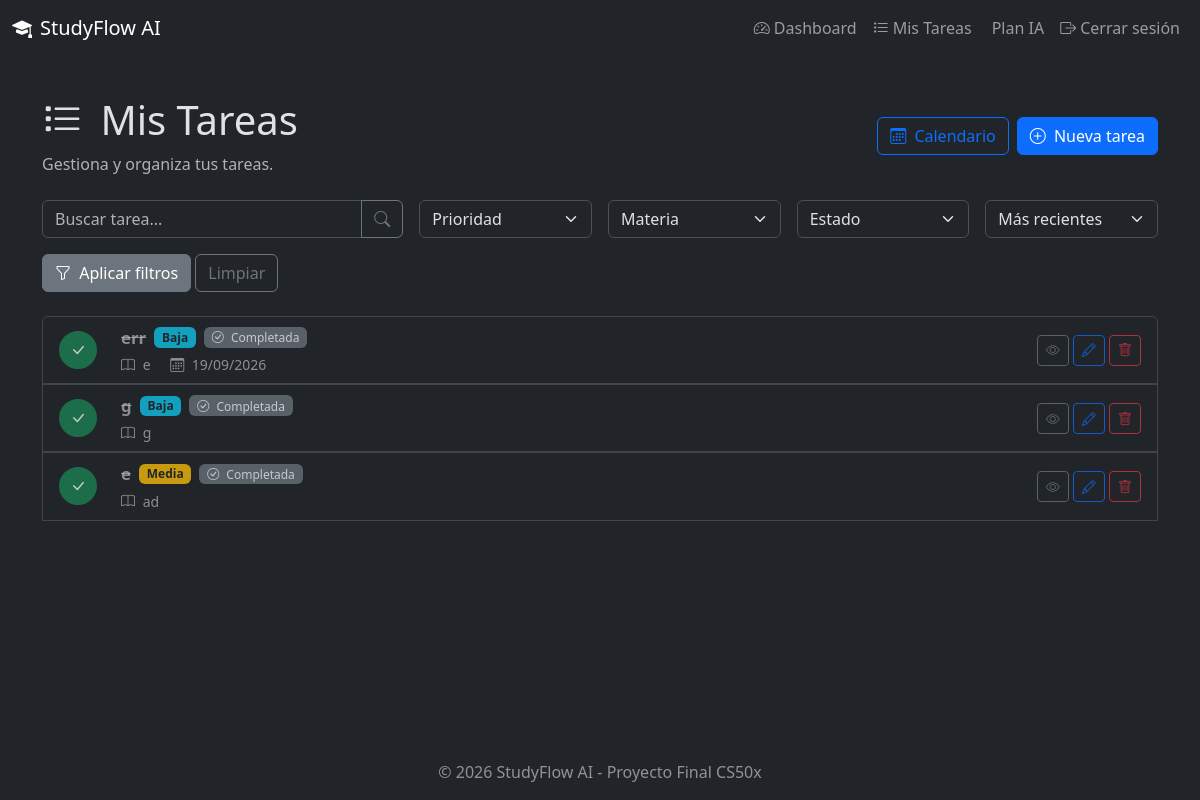
Screenshot of /tasks/ (signed in) with the database file from the repository.
### models.py (models this page shows, shortened)
class Task(db.Model):
    __tablename__ = "tasks"
    id = db.Column(db.Integer, primary_key=True)
    title = db.Column(db.String(200), nullable=False)
    description = db.Column(db.Text, nullable=True)
    subject = db.Column(db.String(100), nullable=False)
    priority = db.Column(
        db.String(20),
        nullable=False,
        default="medium"
    )
    due_date = db.Column(db.Date, nullable=True)
    estimated_time = db.Column(db.Integer, nullable=True)
    completed = db.Column(db.Boolean, default=False)
    created_at = db.Column(db.DateTime, default=datetime.utcnow)
    user_id = db.Column(
        db.Integer,
        db.ForeignKey("users.id"),
        nullable=False
    )
    def get_priority_label(self):
        labels = {
            "low": "Baja",
            "medium": "Media",
            "high": "Alta"
        }
        return labels.get(self.priority, "Media")
    def get_urgency(self):
        if self.completed:
            return {
                "key": "completed",
                "label": "Completada",
                "css": "urgency-completed"
            }

### routes/tasks.py (the view, shortened to what this page needs)
@tasks_bp.route("/")
@login_required
def list_tasks():
    search = request.args.get("search", "").strip()
    priority = request.args.get("priority", "")
    subject = request.args.get("subject", "")
    status = request.args.get("status", "")
    sort = request.args.get("sort", "recent")
    query = Task.query.filter_by(user_id=current_user.id)
    if priority:
        query = query.filter_by(priority=priority)
    if subject:
        query = query.filter_by(subject=subject)
    if status == "completed":
        query = query.filter_by(completed=True)
    elif status == "pending":
        query = query.filter_by(completed=False)
    if sort == "recent":
        query = query.order_by(Task.created_at.desc())
    elif sort == "old":
        query = query.order_by(Task.created_at.asc())
    elif sort == "urgent":
        query = query.order_by(
            Task.due_date.asc().nullslast()
        )
    tasks = query.all()
    subjects = (
        db.session.query(Task.subject)
        .filter_by(user_id=current_user.id)
        .distinct()
        .all()
    )
    subjects = [subject[0] for subject in subjects]
    return render_template(
        "tasks.html",
        tasks=tasks,
        subjects=subjects,
        search=search,
        priority=priority,
        subject=subject,
        status=status,
        sort=sort
    )

### app.py (called while the page is built)
def create_app():
    app = Flask(__name__)
    app.config.from_object(Config)
    db.init_app(app)
    login_manager.init_app(app)
    csrf.init_app(app)
    app.register_blueprint(auth_bp, url_prefix='/auth')
    app.register_blueprint(tasks_bp, url_prefix='/tasks')
    app.register_blueprint(dashboard_bp, url_prefix='/dashboard')
    app.register_blueprint(ai_bp, url_prefix='/ai')
    @login_manager.user_loader
    def load_user(user_id):
        return User.query.get(int(user_id))
    @app.errorhandler(404)
    def not_found(error):
        return render_template('404.html'), 404
    @app.errorhandler(500)
    def internal_error(error):
        db.session.rollback()
        return render_template('500.html'), 500
    @app.route('/')
    def index():
        return render_template('index.html')
    return app

### templates/tasks.html (shortened to what this page needs)
{% extends "base.html" %}
{% block content %}
<div class="d-flex justify-content-between align-items-center mb-4">
    <div>
        <h1>
            <i class="bi bi-list-task me-2"></i>
            Mis Tareas
        </h1>
        <p class="text-muted mb-0">
            Gestiona y organiza tus tareas.
        </p>
    </div>
    <div class="d-flex gap-2">
        <a href="{{ url_for('tasks.calendar') }}"
           class="btn btn-outline-primary">
            <i class="bi bi-calendar3 me-1"></i>
            Calendario
        </a>
        <a href="{{ url_for('tasks.create_task') }}"
           class="btn btn-primary">
            <i class="bi bi-plus-circle me-1"></i>
            Nueva tarea
        </a>
    </div>
</div>
<form method="GET" class="row g-3 mb-4">
    <div class="col-md-4">
        <div class="input-group">
            <input
                type="text"
                class="form-control"
                name="search"
                placeholder="Buscar tarea..."
                value="{{ search }}"
            >
            <button class="btn btn-outline-secondary" type="submit">
                <i class="bi bi-search"></i>
            </button>
        </div>
    </div>
    <div class="col-md-2">
        <select name="priority" class="form-select">
            <option value="">Prioridad</option>
        </select>
    </div>
    <div class="col-md-2">
        <select name="subject" class="form-select">
            <option value="">Materia</option>
        </select>
    </div>
    <div class="col-md-2">
        <select name="status" class="form-select">
            <option value="">Estado</option>
        </select>
    </div>
    <div class="col-md-2">
        <select name="sort" class="form-select">
            <option value="recent"
                {% if sort == "recent" %}selected{% endif %}>
                Más recientes
            </option>
        </select>
    </div>
    <div class="col-12">
        <button type="submit"
                class="btn btn-secondary">
            <i class="bi bi-funnel me-1"></i>
            Aplicar filtros
        </button>
        <a href="{{ url_for('tasks.list_tasks') }}"
           class="btn btn-outline-secondary">
            Limpiar
        </a>
    </div>
</form>
{% if tasks %}
<div class="list-group">
{% for task in tasks %}
    {% set urgency = task.get_urgency() %}
    <div class="list-group-item task-item
        {% if task.completed %}task-completed{% endif %}">
        <div class="row align-items-center">
            <div class="col-auto">
                <form action="{{ url_for('tasks.toggle_task', task_id=task.id) }}"
      method="POST"
      class="d-inline toggle-task-form">
                    <button
                        type="submit"
                        class="task-check {% if task.completed %}completed{% endif %}"
                        title="{% if task.completed %}Marcar como pendiente{% else %}Completar tarea{% endif %}"
                    >
                        {% if task.completed %}
                            <i class="bi bi-check-lg"></i>
                        {% else %}
                            <i class="bi bi-circle"></i>
                        {% endif %}
                    </button>
                </form>
            </div>
            <div class="col">
                <div class="d-flex align-items-center flex-wrap gap-2">
                    <strong class="task-title
                        {% if task.completed %}text-decoration-line-through text-muted{% endif %}">
                        {{ task.title }}
                    </strong>
                    <span class="badge
                        {% if task.priority == 'high' %}
                            bg-danger
                        {% elif task.priority == 'medium' %}
                            bg-warning text-dark
                        {% else %}
                            bg-info text-dark
                        {% endif %}">
                        {{ task.get_priority_label() }}
                    </span>
                    <span class="badge urgency-badge {{ urgency.css }}">
                        {% if urgency.key == "overdue" %}
                            <i class="bi bi-exclamation-octagon me-1"></i>
                        {% elif urgency.key == "today" %}
                            <i class="bi bi-alarm me-1"></i>
                        {% elif urgency.key == "soon" %}
                            <i class="bi bi-hourglass-split me-1"></i>
                        {% elif urgency.key == "week" %}
                            <i class="bi bi-calendar-week me-1"></i>
                        {% elif urgency.key == "future" %}
                            <i class="bi bi-calendar-check me-1"></i>
                        {% else %}
                            <i class="bi bi-check-circle me-1"></i>
                        {% endif %}
                        {{ urgency.label }}
                    </span>
                </div>
                <div class="small text-muted mt-1">
                    <i class="bi bi-book me-1"></i>
                    {{ task.subject }}
                    {% if task.due_date %}
                        <span class="ms-3">
                            <i class="bi bi-calendar3 me-1"></i>
                            {{ task.due_date.strftime('%d/%m/%Y') }}
                        </span>
                    {% endif %}
                </div>
            </div>
            <div class="col-auto">
                <a
                    href="{{ url_for('tasks.task_detail', task_id=task.id) }}"
                    class="btn btn-sm btn-outline-secondary"
                    title="Ver tarea"
                >
                    <i class="bi bi-eye"></i>
                </a>
                <a
                    href="{{ url_for('tasks.edit_task', task_id=task.id) }}"
                    class="btn btn-sm btn-outline-primary"
                    title="Editar"
                >
                    <i class="bi bi-pencil"></i>
                </a>
                <button
                    class="btn btn-sm btn-outline-danger"
                    data-bs-toggle="modal"
                    data-bs-target="#deleteModal{{ task.id }}"
                    title="Eliminar"
                >
                    <i class="bi bi-trash"></i>
                </button>
            </div>
        </div>
    </div>
{% endfor %}
</div>
{% else %}
<div class="alert alert-info">
    <i class="bi bi-info-circle me-2"></i>
    No hay tareas que coincidan con los filtros.
</div>
{% endif %}
{% endblock %}

### templates/base.html (shortened to what this page needs)
<!doctype html>
<html lang="es" data-bs-theme="dark">
  <head>
    <link
      href="https://cdn.jsdelivr.net/npm/bootstrap@5.3.2/dist/css/bootstrap.min.css"
      rel="stylesheet"
    />
    <link
      rel="stylesheet"
      href="https://cdn.jsdelivr.net/npm/bootstrap-icons@1.11.3/font/bootstrap-icons.min.css"
    />
    <link
      rel="stylesheet"
      href="{{ url_for('static', filename='css/style.css') }}"
    />
  </head>
  <body>
    <nav class="navbar navbar-expand-lg navbar-dark bg-dark sticky-top">
      <div class="container-fluid">
        <a class="navbar-brand" href="{{ url_for('index') }}">
          <i class="bi bi-mortarboard-fill me-2"></i>StudyFlow AI
        </a>
        <div class="collapse navbar-collapse" id="navbarNav">
          <ul class="navbar-nav ms-auto">
            {% if current_user.is_authenticated %}
            <li class="nav-item">
              <a class="nav-link" href="{{ url_for('dashboard.dashboard') }}"
                ><i class="bi bi-speedometer2 me-1"></i>Dashboard</a
              >
            </li>
            <li class="nav-item">
              <a class="nav-link" href="{{ url_for('tasks.list_tasks') }}"
                ><i class="bi bi-list-task me-1"></i>Mis Tareas</a
              >
            </li>
            <li class="nav-item">
              <a class="nav-link" href="{{ url_for('ai.generate_plan') }}"
                >Plan IA</a
              >
            </li>
            <li class="nav-item">
              <a class="nav-link" href="{{ url_for('auth.logout') }}"
                ><i class="bi bi-box-arrow-right me-1"></i>Cerrar sesión</a
              >
            </li>
            {% endif %}
          </ul>
        </div>
      </div>
    </nav>
    <main class="container my-4">{% block content %}{% endblock %}</main>
    <footer class="footer mt-auto py-3 bg-dark text-white-50">
      <div class="container text-center">
        <span>&copy; 2026 StudyFlow AI - Proyecto Final CS50x</span>
      </div>
    </footer>
  </body>
</html>

### static/css/style.css (style rules this page uses)
body { min-height: 100vh; display: flex; flex-direction: column; }
main { flex: 1; }
.footer { margin-top: auto; }
.card, .list-group-item { animation: fadeIn 0.5s ease-out; }
.list-group-item { background-color: var(--bs-dark); border-color: var(--bs-gray-700); }
.urgency-badge { font-weight: 500; }
.urgency-completed { background-color: #6c757d; color: white; }
.task-item { transition: all 0.2s ease; }
.task-completed { opacity: 0.75; }
.task-title { font-size: 1.05rem; }
.task-check { width: 38px; height: 38px; border-radius: 50%; border: 2px solid #adb5bd; background: transparent; color: #6c757d; display: flex; align-items: center; justify-content: center; transition: all 0.2s ease; }
.task-check.completed { background-color: #198754; border-color: #198754; color: white; }

### rows the page displays
Task: completed True (drawn), title "err", get_priority_label "Baja", label "Completada", subject "e", due_date "19/09/2026"
Task: completed True (drawn), title "g", get_priority_label "Baja", label "Completada", subject "g"
Task: completed True (drawn), title "e", get_priority_label "Media", label "Completada", subject "ad"
